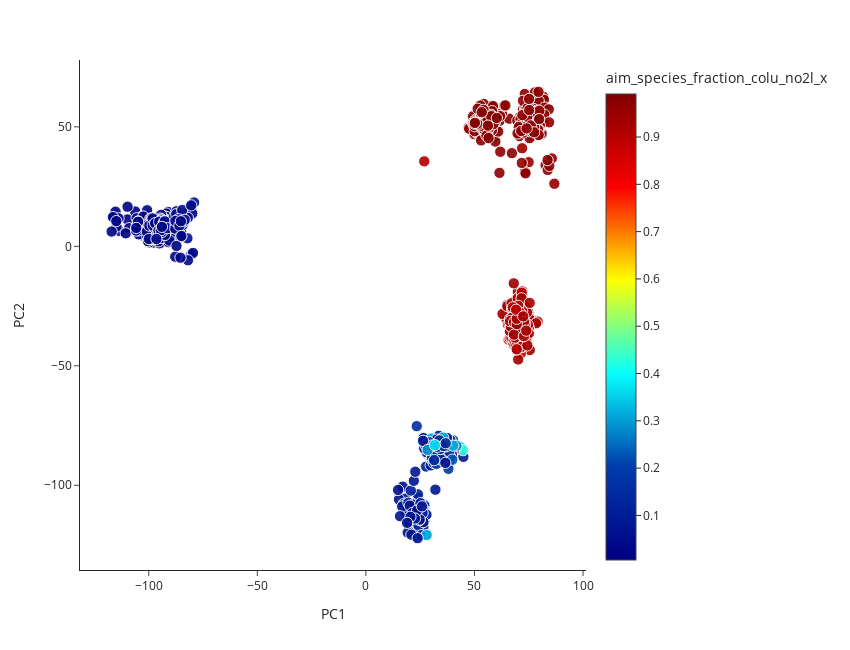

Notebook source saved alongside this figure:
### Code cell
plot_coords(data, x='PC1', y='PC2',
            color='aim_species_fraction_colu_no2l_x', color_continuous_scale='jet', slug = 'pca',
            show=True, )

### Figure 1 — Plotly figure (JSON) as saved in the notebook; plotly's stock layout.template omitted (floating-point values rounded to 4 significant figures; data arrays with more than 128 entries replaced by an {"elided": "..."} marker saying what was removed)
{"data": [{"customdata": {"elided": "1190x1 str values"}, "hovertemplate": "<b>%{hovertext}</b><br><br>PC1=%{x}<br>PC2=%{y}<br>size=%{marker.size}<br>pca_pops=%{customdata[0]}<br>aim_species_fraction_colu_no2l_x=%{marker.color}<extra></extra>", "hovertext": {"elided": "1190 str values"}, "legendgroup": "", "marker": {"color": {"elided": "1190 float values"}, "coloraxis": "coloraxis", "opacity": 0.9, "size": {"elided": "1190 int values"}, "sizemode": "area", "sizeref": 0.125, "symbol": "circle"}, "mode": "markers", "name": "", "orientation": "v", "showlegend": false, "type": "scatter", "x": {"elided": "1190 float values"}, "xaxis": "x", "y": {"elided": "1190 float values"}, "yaxis": "y"}], "layout": {"coloraxis": {"colorbar": {"title": {"text": "aim_species_fraction_colu_no2l_x"}}, "colorscale": [[0, "rgb(0,0,131)"], [0.2, "rgb(0,60,170)"], [0.4, "rgb(5,255,255)"], [0.6, "rgb(255,255,0)"], [0.8, "rgb(250,0,0)"], [1, "rgb(128,0,0)"]]}, "height": 650, "legend": {"itemsizing": "constant", "tracegroupgap": 0}, "margin": {"t": 60}, "width": 850, "xaxis": {"anchor": "y", "autorange": true, "domain": [0, 1], "range": [-131.8, 101.5], "title": {"text": "PC1"}, "type": "linear"}, "yaxis": {"anchor": "x", "autorange": true, "domain": [0, 1], "range": [-135.5, 77.99], "title": {"text": "PC2"}, "type": "linear"}}}
